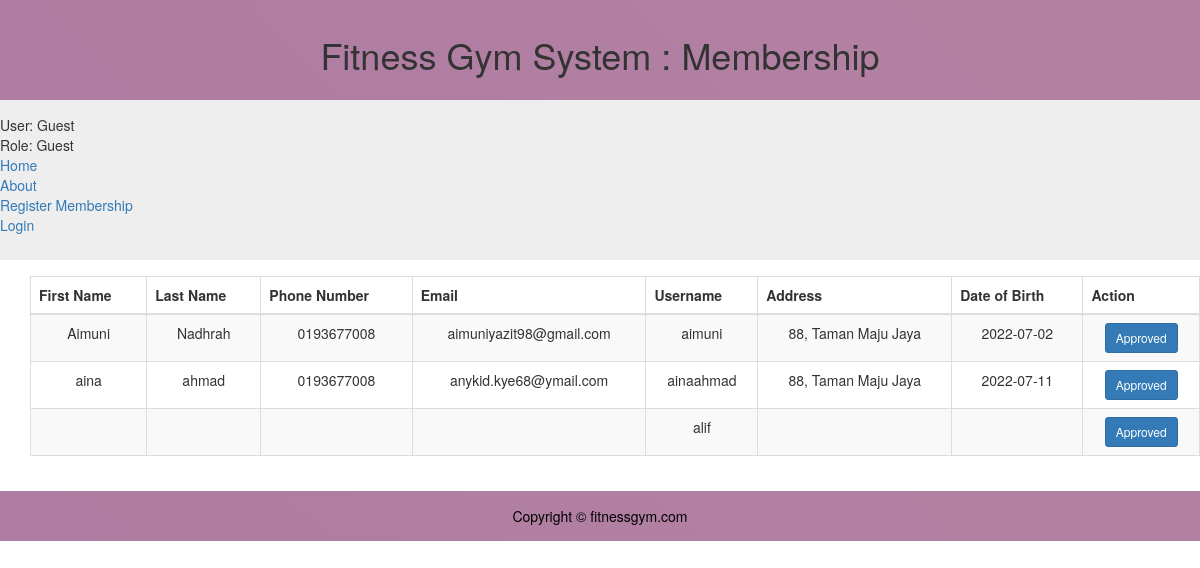
/review.php, run on the app's committed database.
### tables this page shows
CREATE TABLE `app_user` (
  `username` varchar(10) NOT NULL,
  `password` varchar(50) NOT NULL,
  `role` varchar(50) NOT NULL,
  `status` varchar(50) NOT NULL,
  `fname` varchar(50) DEFAULT NULL,
  `lname` varchar(50) DEFAULT NULL,
  `email` varchar(50) DEFAULT NULL,
  `pnumber` varchar(50) DEFAULT NULL,
  `dob` varchar(50) DEFAULT NULL,
  `address` varchar(50) DEFAULT NULL
);

### review.php (the view, shortened to what this page needs)
<?php session_start();
require_once 'pagehead.php';
?>
<div class="flex-container">
<header>
  <h1>Fitness Gym System : Membership</h1>
  <link rel="stylesheet" href="https://maxcdn.bootstrapcdn.com/bootstrap/3.3.7/css/bootstrap.css">
</header>
<?php include "pagenav.php"?>
		<article class="article">
		<div class="col-md-12">
		</div>
	<body>
    <div class="wrapper">
        <div class="container-fluid">
            <div class="row">
                <div class="col-md-12">
                         <?php
                    require_once "dbconnect.php";
                    $data = "SELECT * FROM app_user";
                    if($app_user = mysqli_query($conn, $data)){
                        if(mysqli_num_rows($app_user) > 0){
                            echo "<table class='table table-bordered table-striped'>
                                    <thead>
                                      <tr>
                                        <th>First Name</th>
                                        <th>Last Name</th>
                                        <th>Phone Number</th>
										<th>Email</th>
										<th>Username</th>
                                        <th>Address</th>
										<th>Date of Birth</th>
                                        <th>Action</th>
                                      </tr>
                                    </thead>
                                    <tbody>";
                                while($user = mysqli_fetch_array($app_user)) {
                                    echo "<tr>
                                            <td>" . $user['fname'] . "</td>
                                            <td>" . $user['lname'] . "</td>
											<td>" . $user['pnumber'] . "</td>
                                            <td>" . $user['email'] . "</td>
                                            <td>" . $user['username'] . "</td>
											<td>" . $user['address'] . "</td>
                                            <td>" . $user['dob'] . "</td>";
									echo '	<td>
												<a href="approve.php?fname=' . $user['fname'] . '">
												<button Class="btn btn-primary btn-sm">Approved </button></a>' ;
											echo "</td>";
											echo "</tr>";
                                }
                                echo "</tbody>
                                </table>";
                        } else{
                            echo "<p class='lead'><em>No records found.</em></p>";
                        }
                    } else{
                        echo "ERROR: Could not able to execute $sql. " . mysqli_error($conn);
                    }
                    ?>
                </div>
            </div>
        </div>
    </div>
  </body>
</html>
<?php include "pagefoot.php"?>

### pagehead.php (shortened to what this page needs)
<!DOCTYPE html>
<html>
<head>
    <link rel="stylesheet" href="stylesheader.css">
</head>

### pagenav.php (shortened to what this page needs)
<nav class="nav">
<ul>
  <li>User: <?php echo $_SESSION['username']?></li>
  <li>Role: <?php echo $_SESSION['role']?></li>
  <li><a href="home.php">Home</a></li>
  <li><a href="index.php">About</a></li>
  <?php
  if ($_SESSION['role'] == 'Guest') {
  	echo '<li><a href="register.php">Register Membership</a></li>';
  }
  ?>
  <?php
  if ($_SESSION["username"] == 'Guest') {
 	 	echo '<li><a href="login.php">Login</a></li>';
	} else {
		echo '<li><a href="index.php?page=home&logout">Logout</a></li>';
	}
  ?>
</ul>
</nav>

### pagefoot.php (shortened to what this page needs)
<footer>Copyright © fitnessgym.com</footer>
</body>
</html>

### stylesheader.css (style rules this page uses)
.flex-container { display: -webkit-flex; display: flex; -webkit-flex-flow: row wrap; flex-flow: row wrap; text-align: center; }
.flex-container > * { padding: 15px; -webkit-flex: 1 100%; flex: 1 100%; }
header { background: linear-gradient(45deg, #ae7ca2, #b382a2); }
footer { background: linear-gradient(45deg, #ae7ca2, #b382a2);color:black; }
.nav { background:#eee; }
.nav ul { list-style-type: none; padding: 0; }
.nav ul a { text-decoration: none; }
@media all and (min-width: 768px) { .nav { text-align:left;-webkit-flex: 1 auto;flex:1 auto;-webkit-order:1;order:1; } }
@media all and (min-width: 768px) { .article { -webkit-flex:5 0px;flex:5 0px;-webkit-order:2;order:2; } }
@media all and (min-width: 768px) { footer { -webkit-order:3;order:3; } }

### review.php (style rules this page uses)
.wrapper { width: 1200px; margin: 0 auto; }

### data on the page
app_user: fname "Aimuni", lname "Nadhrah", pnumber "0193677008", email "aimuniyazit98@gmail.com", username "aimuni", address "88, Taman Maju Jaya", dob "2022-07-02"
app_user: fname "aina", lname "ahmad", pnumber "0193677008", email "anykid.kye68@ymail.com", username "ainaahmad", address "88, Taman Maju Jaya", dob "2022-07-11"
app_user: username "alif"

### other printed values
$_SESSION['username'] "Guest"
$_SESSION['role'] "Guest"
